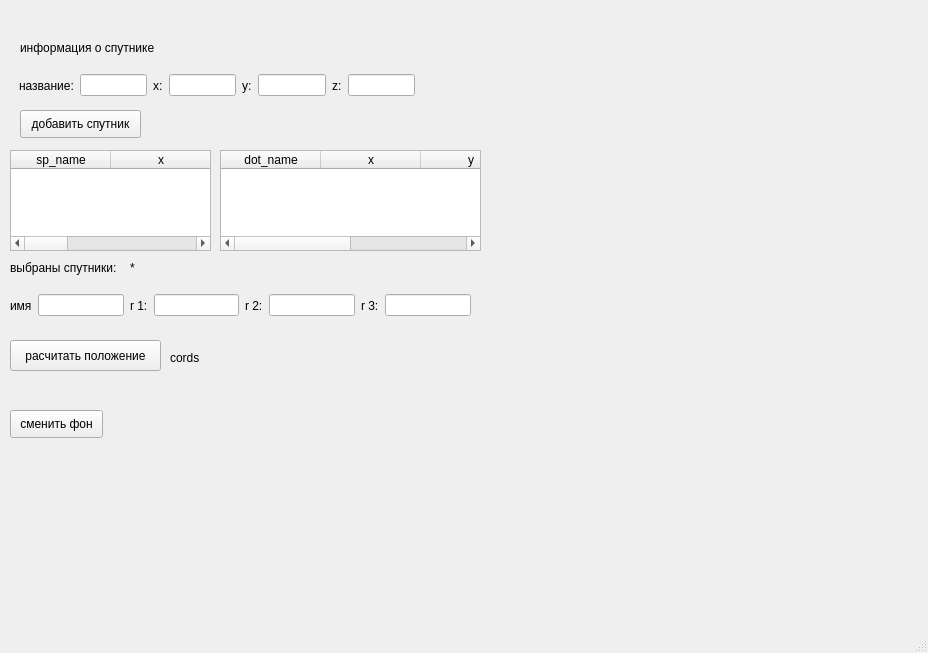
<?xml version="1.0" encoding="UTF-8"?>
<ui version="4.0">
 <class>MainWindow</class>
 <widget class="QMainWindow" name="MainWindow">
  <property name="geometry">
   <rect>
    <x>0</x>
    <y>0</y>
    <width>928</width>
    <height>653</height>
   </rect>
  </property>
  <property name="windowTitle">
   <string>MainWindow</string>
  </property>
  <widget class="QWidget" name="centralwidget">
   <widget class="QWidget" name="horizontalLayoutWidget">
    <property name="geometry">
     <rect>
      <x>19</x>
      <y>70</y>
      <width>396</width>
      <height>31</height>
     </rect>
    </property>
    <layout class="QHBoxLayout" name="horizontalLayout">
     <item>
      <widget class="QLabel" name="label">
       <property name="text">
        <string>название:</string>
       </property>
      </widget>
     </item>
     <item>
      <widget class="QLineEdit" name="edit_sputnik_name"/>
     </item>
     <item>
      <widget class="QLabel" name="label_2">
       <property name="text">
        <string>x:</string>
       </property>
      </widget>
     </item>
     <item>
      <widget class="QLineEdit" name="edit_sputnik_x"/>
     </item>
     <item>
      <widget class="QLabel" name="label_5">
       <property name="text">
        <string>y:</string>
       </property>
      </widget>
     </item>
     <item>
      <widget class="QLineEdit" name="edit_sputnik_y"/>
     </item>
     <item>
      <widget class="QLabel" name="label_3">
       <property name="text">
        <string>z:</string>
       </property>
      </widget>
     </item>
     <item>
      <widget class="QLineEdit" name="edit_sputnik_z"/>
     </item>
    </layout>
   </widget>
   <widget class="QPushButton" name="save_sputnik_button">
    <property name="geometry">
     <rect>
      <x>20</x>
      <y>110</y>
      <width>121</width>
      <height>28</height>
     </rect>
    </property>
    <property name="text">
     <string>добавить спутник</string>
    </property>
   </widget>
   <widget class="QLabel" name="label_6">
    <property name="geometry">
     <rect>
      <x>20</x>
      <y>40</y>
      <width>151</width>
      <height>16</height>
     </rect>
    </property>
    <property name="text">
     <string>информация о спутнике</string>
    </property>
   </widget>
   <widget class="QTableWidget" name="sputnik_table">
    <property name="geometry">
     <rect>
      <x>10</x>
      <y>150</y>
      <width>201</width>
      <height>101</height>
     </rect>
    </property>
    <column>
     <property name="text">
      <string>sp_name</string>
     </property>
    </column>
    <column>
     <property name="text">
      <string>x</string>
     </property>
    </column>
    <column>
     <property name="text">
      <string>y</string>
     </property>
    </column>
    <column>
     <property name="text">
      <string>z</string>
     </property>
    </column>
   </widget>
   <widget class="QWidget" name="horizontalLayoutWidget_2">
    <property name="geometry">
     <rect>
      <x>10</x>
      <y>290</y>
      <width>461</width>
      <height>31</height>
     </rect>
    </property>
    <layout class="QHBoxLayout" name="horizontalLayout_3">
     <item>
      <widget class="QLabel" name="name">
       <property name="text">
        <string>имя</string>
       </property>
      </widget>
     </item>
     <item>
      <widget class="QLineEdit" name="edit_dot_name"/>
     </item>
     <item>
      <widget class="QLabel" name="label_7">
       <property name="text">
        <string>r 1:</string>
       </property>
      </widget>
     </item>
     <item>
      <widget class="QLineEdit" name="edit_dot_r1"/>
     </item>
     <item>
      <widget class="QLabel" name="label_8">
       <property name="text">
        <string>r 2:</string>
       </property>
      </widget>
     </item>
     <item>
      <widget class="QLineEdit" name="edit_dot_r2"/>
     </item>
     <item>
      <widget class="QLabel" name="label_9">
       <property name="text">
        <string>r 3:</string>
       </property>
      </widget>
     </item>
     <item>
      <widget class="QLineEdit" name="edit_dot_r3"/>
     </item>
    </layout>
   </widget>
   <widget class="QLabel" name="label_10">
    <property name="geometry">
     <rect>
      <x>10</x>
      <y>260</y>
      <width>121</width>
      <height>16</height>
     </rect>
    </property>
    <property name="text">
     <string>выбраны спутники:</string>
    </property>
   </widget>
   <widget class="QLabel" name="choised_sputniks">
    <property name="geometry">
     <rect>
      <x>130</x>
      <y>260</y>
      <width>151</width>
      <height>16</height>
     </rect>
    </property>
    <property name="text">
     <string>*</string>
    </property>
   </widget>
   <widget class="QPushButton" name="calc_cord_button">
    <property name="geometry">
     <rect>
      <x>10</x>
      <y>340</y>
      <width>151</width>
      <height>31</height>
     </rect>
    </property>
    <property name="text">
     <string>расчитать положение</string>
    </property>
   </widget>
   <widget class="QLabel" name="me_cord_output">
    <property name="geometry">
     <rect>
      <x>170</x>
      <y>350</y>
      <width>731</width>
      <height>16</height>
     </rect>
    </property>
    <property name="text">
     <string>cords</string>
    </property>
   </widget>
   <widget class="QTableWidget" name="dots_table">
    <property name="geometry">
     <rect>
      <x>220</x>
      <y>150</y>
      <width>261</width>
      <height>101</height>
     </rect>
    </property>
    <column>
     <property name="text">
      <string>dot_name</string>
     </property>
    </column>
    <column>
     <property name="text">
      <string>x</string>
     </property>
    </column>
    <column>
     <property name="text">
      <string>y</string>
     </property>
    </column>
    <column>
     <property name="text">
      <string>z</string>
     </property>
    </column>
   </widget>
   <widget class="QPushButton" name="change_fon_button">
    <property name="geometry">
     <rect>
      <x>10</x>
      <y>410</y>
      <width>93</width>
      <height>28</height>
     </rect>
    </property>
    <property name="text">
     <string>сменить фон</string>
    </property>
   </widget>
   <widget class="QLabel" name="map">
    <property name="geometry">
     <rect>
      <x>500</x>
      <y>30</y>
      <width>301</width>
      <height>301</height>
     </rect>
    </property>
    <property name="text">
     <string/>
    </property>
   </widget>
  </widget>
  <widget class="QMenuBar" name="menubar">
   <property name="geometry">
    <rect>
     <x>0</x>
     <y>0</y>
     <width>928</width>
     <height>26</height>
    </rect>
   </property>
  </widget>
  <widget class="QStatusBar" name="statusbar"/>
 </widget>
 <resources/>
 <connections/>
</ui>
